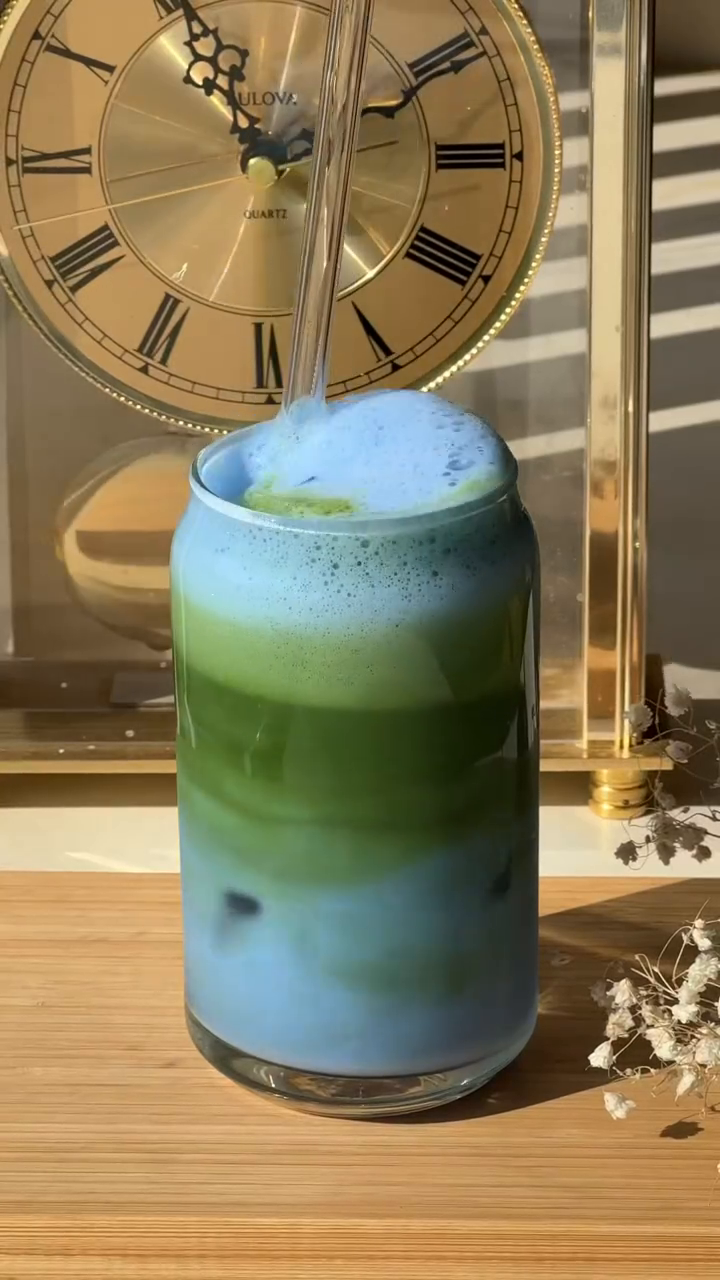
#> input picture frame 32 of video.mp4, 720 x 1280 px, given in place of sample.mp4, which was not available
$ python create_storyboard.py
#> lines starting #> are read from the running program, lines starting #| are printed output that depends on the picture
import cv2
import numpy as np
import math
from matplotlib import pyplot as plt
import matplotlib
matplotlib.use('Agg')  # Use a non-GUI backend
import os
from dotenv import load_dotenv

load_dotenv()


def create_storyboard(original_video_path, num_frames, output_path):

    video_path = reduce_video_size(original_video_path, compression_percentage=.1)

    cap = cv2.VideoCapture(video_path)
    length = int(cap.get(cv2.CAP_PROP_FRAME_COUNT))
    frame_width = int(cap.get(3))
    frame_height = int(cap.get(4))
    cap.release()
    cap = cv2.VideoCapture(video_path)
    frames = []
    for i in range(num_frames):
        frame_num = math.floor(i * length / num_frames)
        cap.set(cv2.CAP_PROP_POS_FRAMES, frame_num)
        ret, frame = cap.read()
        if ret:
            frames.append(frame)
    cap.release()
    rows = math.ceil(math.sqrt(num_frames))
    cols = math.ceil(num_frames / rows)
    storyboard = np.zeros((rows * frame_height, cols * frame_width, 3), dtype=np.uint8)
    for i in range(rows):
        for j in range(cols):
            frame_num = i * cols + j
            if frame_num < num_frames:
                frame = frames[frame_num]
                storyboard[i * frame_height:(i + 1) * frame_height, j * frame_width:(j + 1) * frame_width] = frame
    cv2.imwrite(output_path, storyboard)
    plt.imshow(cv2.cvtColor(storyboard, cv2.COLOR_BGR2RGB))
    plt.axis('off')
    # plt.show()
    return output_path
import os

def reduce_video_size(video_path, compression_percentage):
    reduced_video_path = video_path + '_reduced.mp4'

    # Check if the reduced video already exists
    if os.path.exists(reduced_video_path):
        print("The video has already been reduced.")
        return reduced_video_path

    cap = cv2.VideoCapture(video_path)

    if not cap.isOpened():
        print("Error: Could not open video.")
        return None

    frame_width = int(cap.get(cv2.CAP_PROP_FRAME_WIDTH))
    frame_height = int(cap.get(cv2.CAP_PROP_FRAME_HEIGHT))
    frame_rate = cap.get(cv2.CAP_PROP_FPS)

    new_width = int(frame_width * compression_percentage)
    new_height = int(frame_height * compression_percentage)

    # outputs the video to the same directory as the input video
    fourcc = cv2.VideoWriter_fourcc(*'mp4v')
    out = cv2.VideoWriter(reduced_video_path, fourcc, frame_rate, (new_width, new_height))

    while cap.isOpened():
        ret, frame = cap.read()
        if not ret:
            break
        resized_frame = cv2.resize(frame, (new_width, new_height), interpolation=cv2.INTER_AREA)
        out.write(resized_frame)

    cap.release()
    out.release()

    return reduced_video_path

def get_video_length_sec(video_path):
    cap = cv2.VideoCapture(video_path)
    length = int(cap.get(cv2.CAP_PROP_FRAME_COUNT))
    frame_rate = cap.get(cv2.CAP_PROP_FPS)
    return math.floor(length / frame_rate)

def get_video_dimensions(video_path):
    cap = cv2.VideoCapture(video_path)
    frame_width = int(cap.get(3))
    frame_height = int(cap.get(4))
    return frame_width, frame_height

def get_video_fps(video_path):
    cap = cv2.VideoCapture(video_path)
    frame_rate = cap.get(cv2.CAP_PROP_FPS)
    return frame_rate


def is_composite(n):
    if n <= 1:
        return False
    for i in range(2, int(math.sqrt(n)) + 1):
        if n % i == 0:
            return True
    return False


def calculate_tile_num(video_path, fps):
    length = get_video_length_sec(video_path)
    biased_value = math.floor(length * fps)

    # Find the nearest composite number greater than or equal to the biased value
    while not is_composite(biased_value):
        biased_value += 1

    return biased_value


def main(video_path, output_path):
    # fps = the number of frames per second, smaller number, fewer frames rendered
    tile_num = calculate_tile_num(video_path, fps=1)

    create_storyboard(video_path, tile_num, output_path)
#> in reduce_video_size, frame is the input picture: shape (1280, 720, 3); mean B, G, R 90, 124.4, 139.7
#> in reduce_video_size, `resized_frame = cv2.resize(frame, (new_width, new_height), interpolati..`:
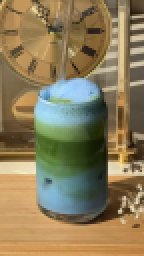
#> resized_frame: shape (128, 72, 3) (shown 2 times larger); mean B, G, R 90, 124.4, 139.7

    return tile_num


if __name__ == "__main__":
    try:
        print("TESTING CREATE STORYBOARD")
        main('testing/sample.mp4', 'sample_storyboard.png')
        print("PASSED")
    except Exception as e:
        print(e)

$ run again, starting later in the video
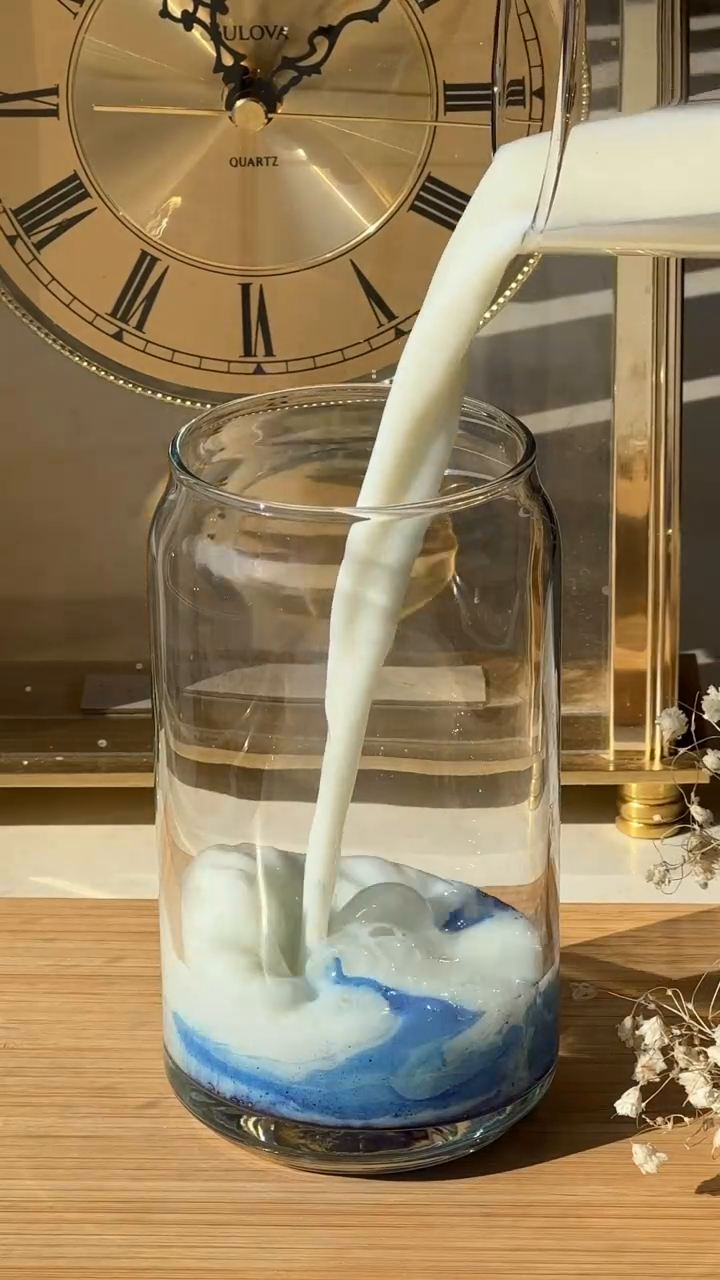
#> input picture frame 148 of video.mp4, 720 x 1280 px, given in place of sample.mp4, which was not available
#> in reduce_video_size, frame is the input picture: shape (1280, 720, 3); mean B, G, R 93.2, 126.8, 147.9
#> in reduce_video_size, `resized_frame = cv2.resize(frame, (new_width, new_height), interpolati..`:
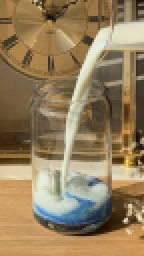
#> resized_frame: shape (128, 72, 3) (shown 2 times larger); mean B, G, R 93.2, 126.8, 147.9

$ run again, starting later in the video
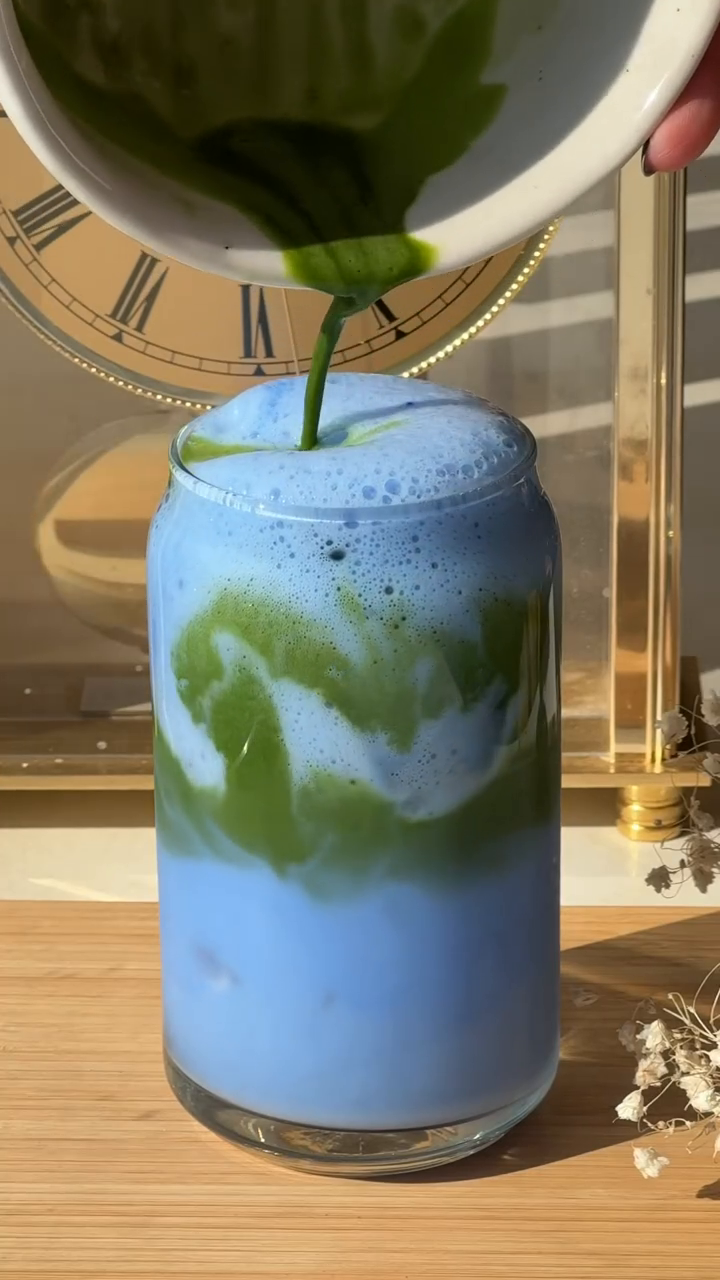
#> input picture frame 263 of video.mp4, 720 x 1280 px, given in place of sample.mp4, which was not available
#> in reduce_video_size, frame is the input picture: shape (1280, 720, 3); mean B, G, R 99.7, 121.8, 129.1
#> in reduce_video_size, `resized_frame = cv2.resize(frame, (new_width, new_height), interpolati..`:
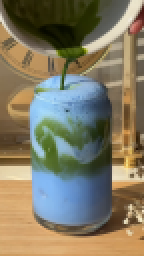
#> resized_frame: shape (128, 72, 3) (shown 2 times larger); mean B, G, R 99.7, 121.8, 129.1
